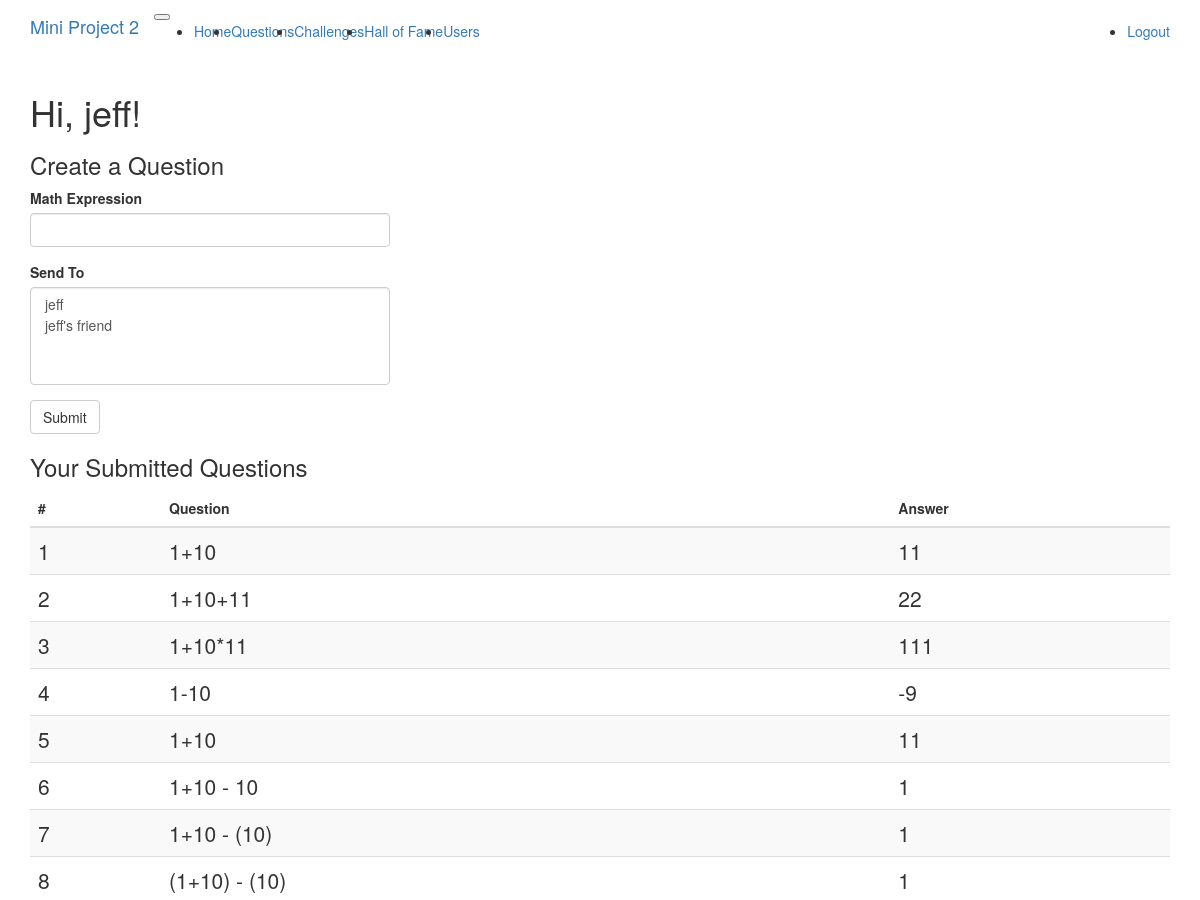
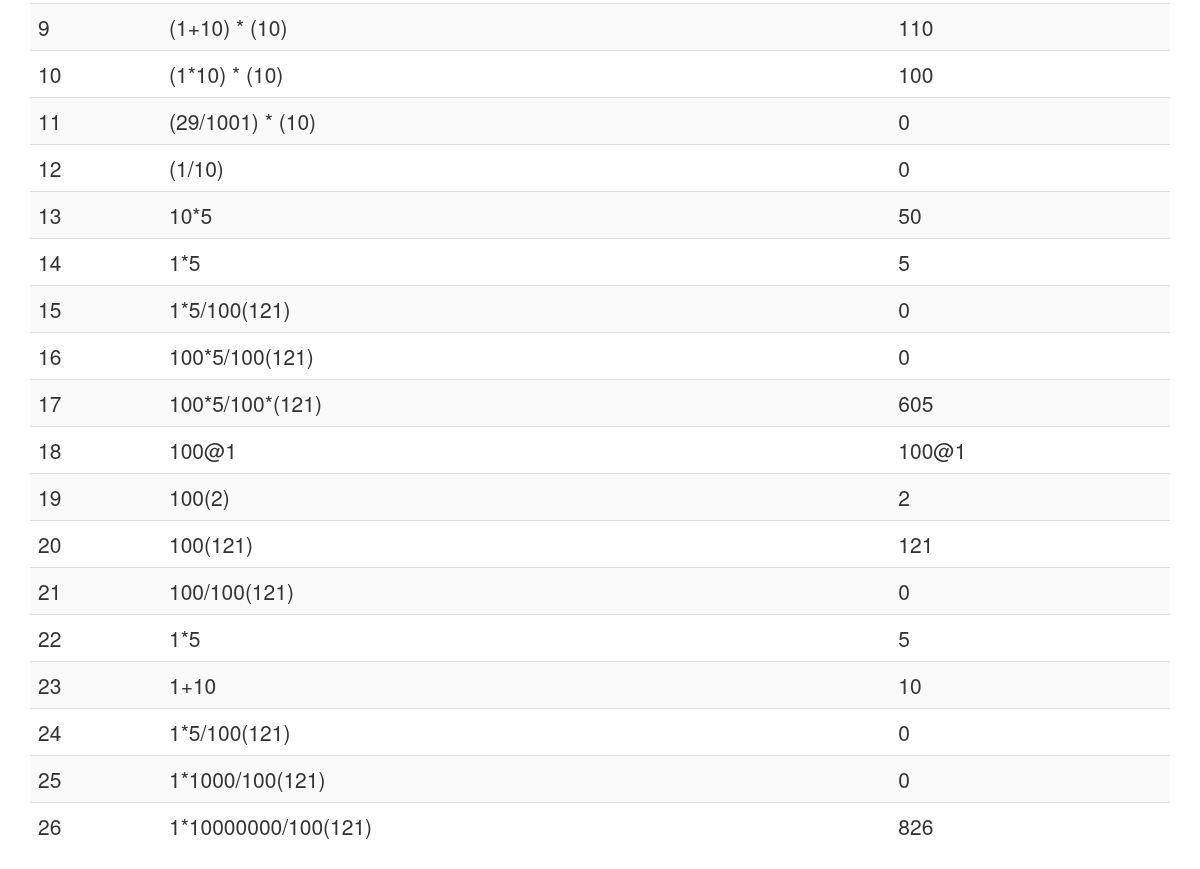
/questions (signed in), run on the app's committed database (2 pictures, top to bottom).
### app/models.py (models this page shows, shortened)
class User(UserMixin, db.Model):
	__tablename__ = 'user'
	id = db.Column(db.Integer, primary_key=True)
	username = db.Column(db.String(64), index=True, unique=True)
	password_hash = db.Column(db.String(128))
	questions = db.relationship('Question', backref='from_user',
								lazy='dynamic')
	challenges = db.relationship('Challenge', secondary=association_table,
								backref=db.backref('to_user'),
								lazy='dynamic')
	records = db.relationship('TimeRecord',
								backref=db.backref('user_challenge'),
								lazy='dynamic')

class Question(db.Model):
	__tablename__ = 'question'
	id = db.Column(db.Integer, primary_key=True)
	expression = db.Column(db.String(255))
	answer = db.Column(db.Integer)
	author = db.Column(db.Integer, db.ForeignKey('user.id'))
	challenge = db.relationship("Challenge", uselist=False, back_populates="question")

### app/routes.py (the view, shortened to what this page needs)
@application.route('/questions', methods=['GET','POST'])
@login_required
def questions():
	questions = current_user.questions.all()
	form = CreateQuestionForm()
	users = User.query.all()
	userlist = [(u.username, u.username) for u in users]
	form.assign_to.choices=userlist
	return render_template('questions.html', title='Questions',
							user=current_user,
							questions=questions,
							form=form)

### app/forms.py
class CreateQuestionForm(FlaskForm):
	expression = StringField('Math Expression', validators=[DataRequired()])
	assign_to = SelectMultipleField('Send To', validators=[DataRequired()])
	submit = SubmitField('Submit')

### app/models.py (called while the page is built)
@login.user_loader
def load_user(id):
	return User.query.get(int(id))

### app/templates/questions.html
{% extends "base.html" %}
{% import "bootstrap/wtf.html" as wtf %}
{% block app_content %}
<h1 class="display-1">Hi, {{ user.username }}!</h1>
<h3 class="display-3">Create a Question</h3>
 <div class="row">
        <div class="col-md-4">
            {{ wtf.quick_form(form)}}
        </div>
  </div>
<h3>Your Submitted Questions</h3>
{% if questions %}
<table class="table table-striped">
  <thead>
    <tr>
      <th scope="col">#</th>
      <th scope="col">Question</th>
      <th scope="col">Answer</th>
    </tr>
  </thead>
  <tbody>
  {% for idx in range(questions|length) %}
  	<tr>
      <th scope="row" class="lead">{{ idx+1 }}</th>
      <td class="lead">{{ questions[idx].expression }}</td>
      <td class="lead">{{ questions[idx].answer }}</td>
    </tr>
  {% endfor %}
  </tbody>
</table>
{% else %}
	<p>You have no Questions created yet!</p>
{% endif %}
{% endblock %}

### data on the page
User: username "jeff"
Question: expression "1+10", answer "11"
Question: expression "1+10+11", answer "22"
Question: expression "1+10*11", answer "111"
Question: expression "1-10", answer "-9"
Question: expression "1+10", answer "11"
Question: expression "1+10 - 10", answer "1"
Question: expression "1+10 - (10)", answer "1"
Question: expression "(1+10) - (10)", answer "1"
Question: expression "(1+10) * (10)", answer "110"
Question: expression "(1*10) * (10)", answer "100"
Question: expression "(29/1001) * (10)", answer "0"
Question: expression "(1/10)", answer "0"
Question: expression "10*5", answer "50"
Question: expression "1*5", answer "5"
Question: expression "1*5/100(121)", answer "0"
Question: expression "100*5/100(121)", answer "0"
Question: expression "100*5/100*(121)", answer "605"
Question: expression "100@1", answer "100@1"
Question: expression "100(2)", answer "2"
Question: expression "100(121)", answer "121"
Question: expression "100/100(121)", answer "0"
Question: expression "1*5", answer "5"
Question: expression "1+10", answer "10"
Question: expression "1*5/100(121)", answer "0"
Question: expression "1*1000/100(121)", answer "0"
Question: expression "1*10000000/100(121)", answer "826"

### other printed values
{{ idx+1 }} "1" "2" "3" "4" "5" "6" "7" "8" "9" "10" "11" "12" "13" "14" "15" "16" "17" "18" "19" "20" "21" "22" "23" "24" "25" "26"
